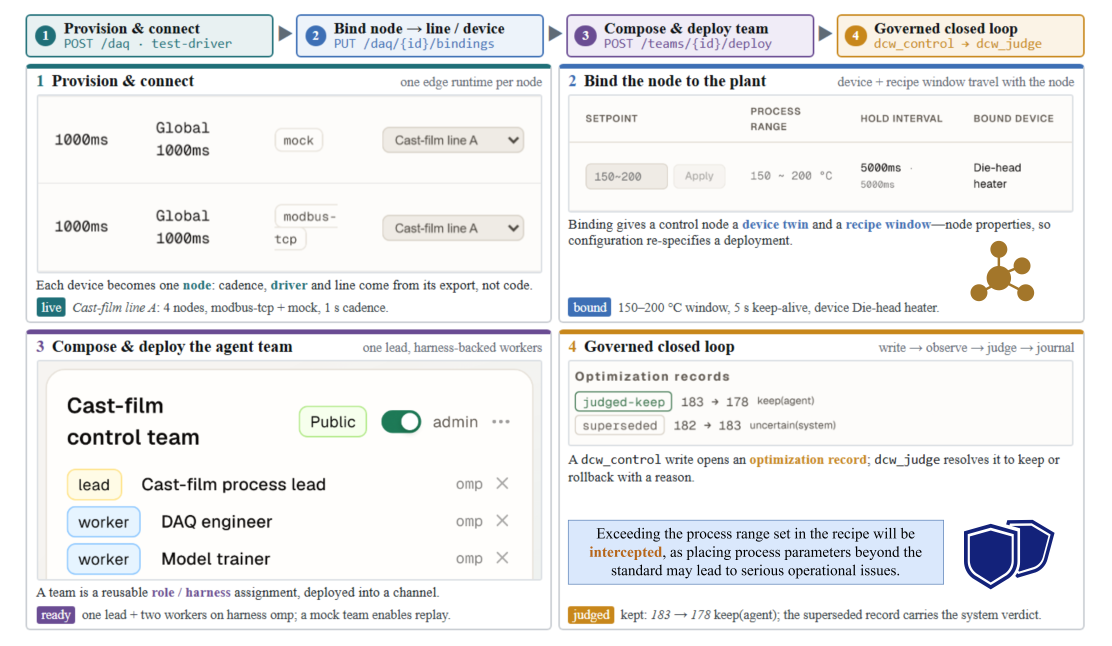
#> input picture paper/tii/SUBMISSION-IEEE-TII/figures/walkthrough/aw_working-source.png, 5556 x 3228 px (shown at 1/5 size)
$ python make_walkthrough.py
#> lines starting #> are read from the running program, lines starting #| are printed output that depends on the picture
"""Recrop only authentic UI regions from user-provided aw_working.png.

All visible UI pixels are preserved; labels around the crops are new, corrected
editorial annotations, not modified experimental observations.
"""
from pathlib import Path
import hashlib,json
from PIL import Image
import fitz
import matplotlib
matplotlib.use('Agg')
import matplotlib.pyplot as plt
from matplotlib.patches import Rectangle

OUT=Path(__file__).resolve().parent
SOURCE=OUT/'aw_working-source.png'
EXPECTED='bd6665837c3d09f8431ba2df0031348fefba3a134c5550802e965eee9d56fea9'
assert hashlib.sha256(SOURCE.read_bytes()).hexdigest()==EXPECTED
im=Image.open(SOURCE).convert('RGB')
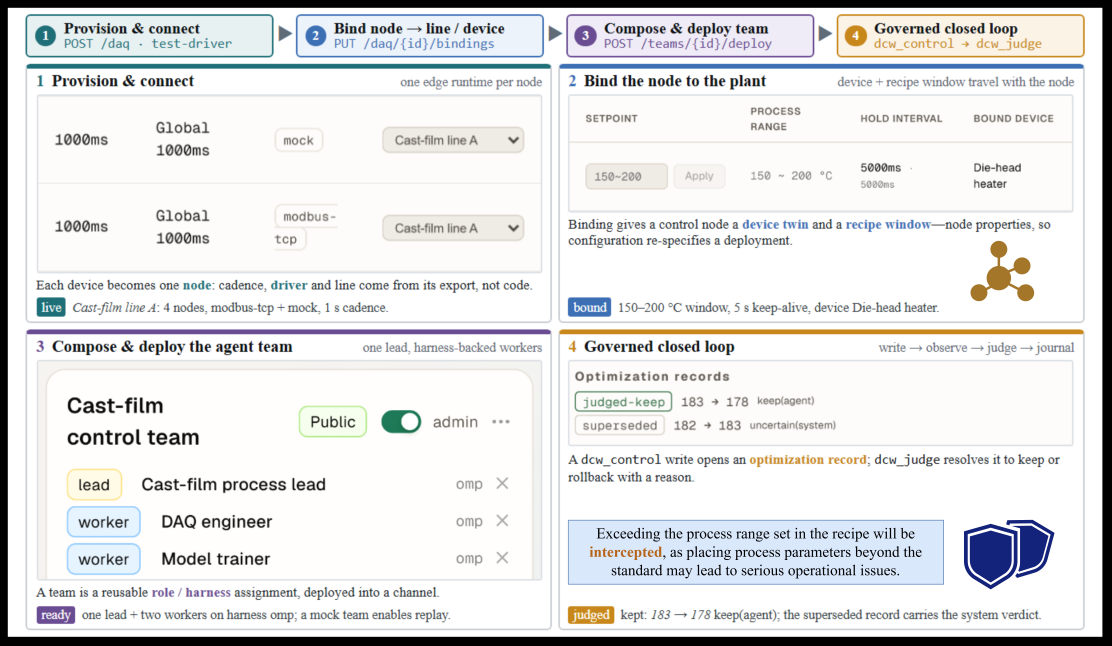
#> im: PIL image 5556x3228 RGB (shown at 1/5 size); mean R, G, B 226.7, 227.3, 227.8
# Coordinates reference the supplied 5556 x 3228 image, not recreated UI.
CROPS=[(188,475,2713,1360),(2848,477,5409,1060),
       (190,1853,2735,2913),(2844,1850,5407,2222)]
TITLES=['(a) Provision protocol nodes','(b) Configure node and plant context',
        '(c) Deploy the team','(d) Inspect intervention records']
NOTES=[['Node runtimes: driver and sampling cadence.','Shown drivers: mock and Modbus TCP.'],
       ['Displayed range: 150–200 °C; hold: 5 s.','Device association is not member authority.'],
       ['A lead and workers are deployed as members.','Node access requires explicit bindings.'],
       ['The UI records kept and superseded changes.','A judgment is separate from physical rollback.']]
COLORS=['#267681','#416A99','#74568D','#AD8129']
plt.rcParams.update({'font.family':'Times New Roman','font.size':8,'pdf.fonttype':42,'ps.fonttype':42})
fig=plt.figure(figsize=(7.16,3.40),facecolor='white')
ax=fig.add_axes([0,0,1,1],xlim=(0,7.16),ylim=(0,3.4));ax.axis('off')
positions=[(.05,1.73),(3.64,1.73),(.05,.06),(3.64,.06)]
records=[]
for i,((x,y),box,title,notes,color) in enumerate(zip(positions,CROPS,TITLES,NOTES,COLORS)):
    w,h=3.47,1.59
    ax.add_patch(Rectangle((x,y),w,h,facecolor='white',edgecolor='#B8C2C8',linewidth=.55))
    ax.add_patch(Rectangle((x,y+h-.29),w,.29,facecolor='#F3F6F7',edgecolor='none'))
    ax.plot([x,x+w],[y+h,y+h],color=color,lw=1.4)
    ax.text(x+.08,y+h-.145,title,color=color,va='center',fontsize=8.3,fontweight='bold')
    crop=im.crop(box);crop_path=OUT/f'ui-crop-{i+1}.png';crop.save(crop_path)
    area=(x+.075,y+.40,w-.15,.86)
    ratio=crop.width/crop.height; width=min(area[2],area[3]*ratio);height=width/ratio
    xa=area[0]+(area[2]-width)/2;ya=area[1]+(area[3]-height)/2
    ia=fig.add_axes([xa/7.16,ya/3.4,width/7.16,height/3.4]);ia.imshow(crop,interpolation='none');ia.axis('off')
    for k,line in enumerate(notes): ax.text(x+.075,y+.29-k*.145,line,fontsize=8,va='center',color='#202931')
    records.append({'panel':i+1,'crop_xyxy':box,'crop_sha256':hashlib.sha256(crop_path.read_bytes()).hexdigest(),'source_ui_pixels_modified':False})
#> this loop made 4 passes
#> pass 1, `crop = im.crop(box)`:
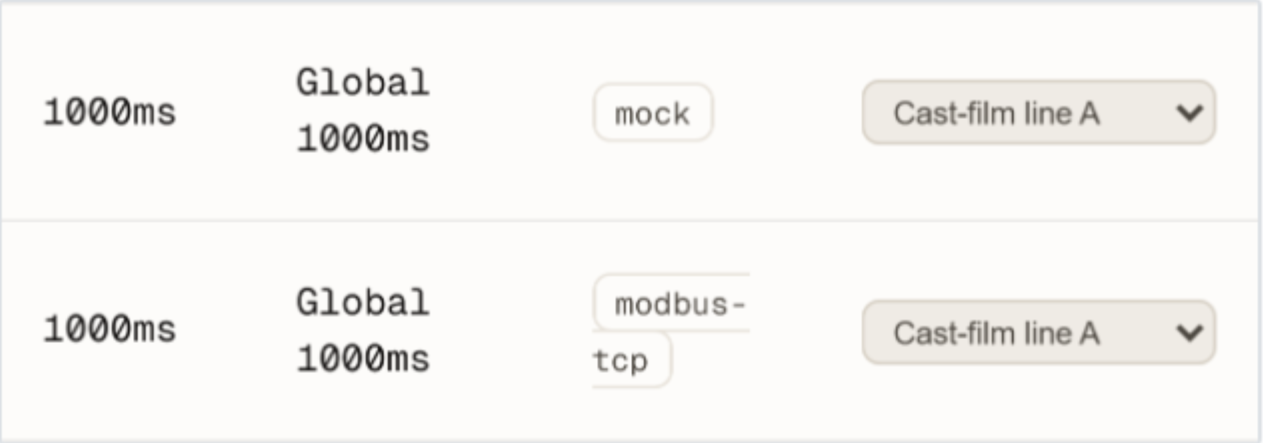
#> crop: PIL image 2525x885 RGB (shown at 1/2 size); mean R, G, B 246.4, 245.1, 242.7
#> pass 2, `crop = im.crop(box)`:
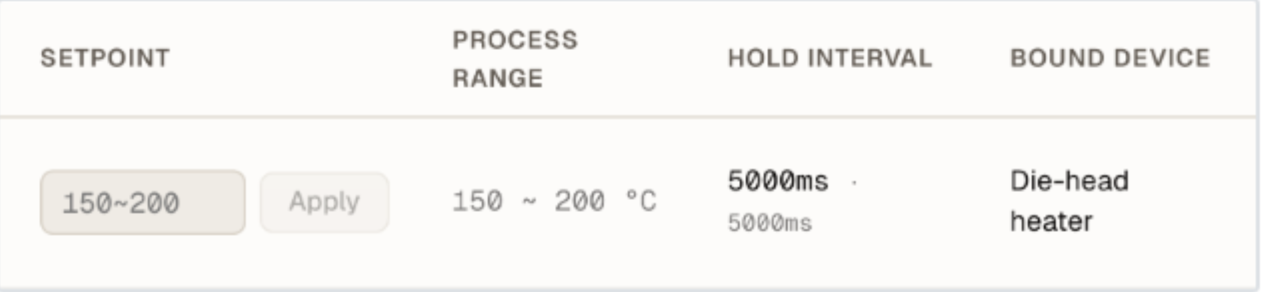
#> crop: PIL image 2561x583 RGB (shown at 1/2 size); mean R, G, B 247, 245.8, 243.6
#> pass 3, `crop = im.crop(box)`:
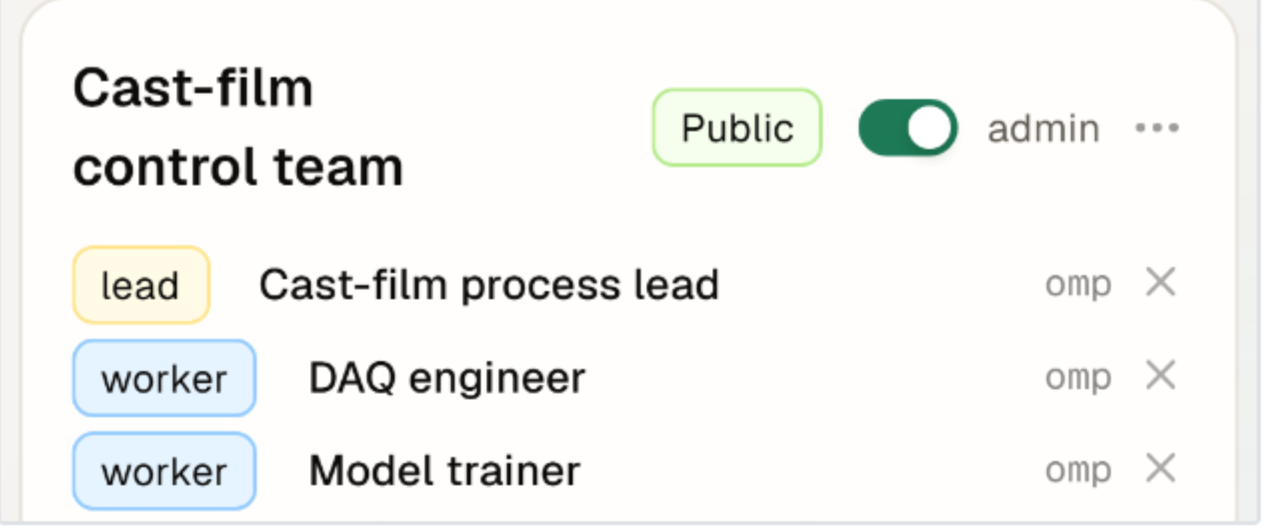
#> crop: PIL image 2545x1060 RGB (shown at 1/2 size); mean R, G, B 242.6, 243.1, 240.8
#> after the loop:
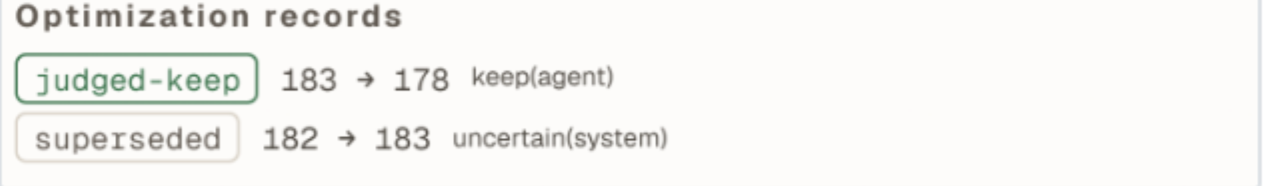
#> crop: PIL image 2563x372 RGB (shown at 1/2 size); mean R, G, B 244.8, 244.3, 241.7
#> after the loop, records = 4 items
# Static metadata for repeat generation.
pdf=OUT/'fig-operational-walkthrough.pdf'
fig.savefig(pdf,metadata={'CreationDate':None,'ModDate':None,'Author':None})
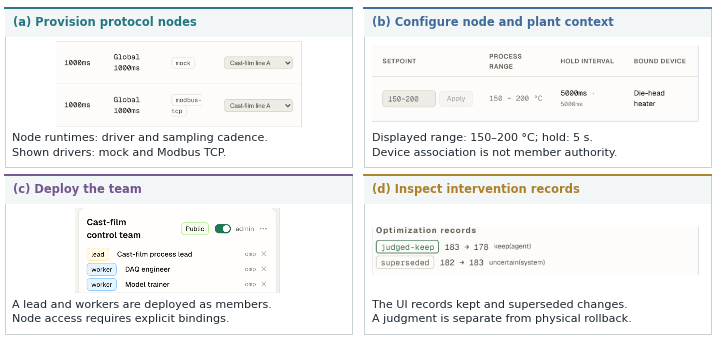
#> figure drawn by matplotlib, 5 panels
plt.close(fig)
#> (the run stopped early here; a loop or call above may not have finished)
